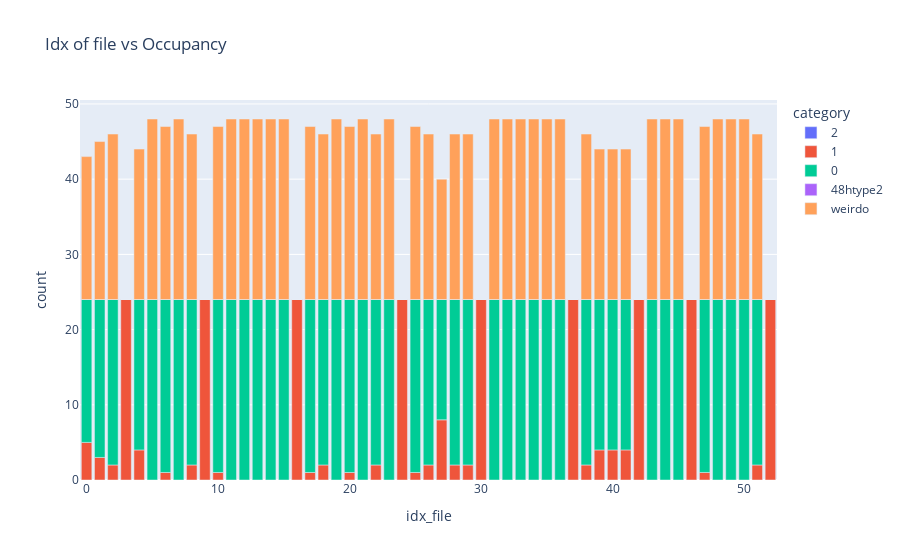

Write notebook code for a chart like this one.
### Code cell
Movement.Occupancy.get_occupancy(df_mapping_metainfo, coor_ref_structure_48n24_expanded, tuple_cage_metainfo, el = "Li")
df_occupancy = Plot.Movement.Occupancy.plot_occupancy(df_mapping_metainfo, category_labels_occupancy)

### Figure 1 — Plotly figure (JSON) as saved in the notebook; plotly's stock layout.template omitted (floating-point values rounded to 4 significant figures)
{"data": [{"alignmentgroup": "True", "hovertemplate": "category=2<br>idx_file=%{x}<br>count=%{y}<extra></extra>", "legendgroup": "2", "marker": {"color": "#636efa", "pattern": {"shape": ""}}, "name": "2", "offsetgroup": "2", "orientation": "v", "showlegend": true, "textposition": "auto", "type": "bar", "x": [0, 1, 2, 3, 4, 5, 6, 7, 8, 9, 10, 11, 12, 13, 14, 15, 16, 17, 18, 19, 20, 21, 22, 23, 24, 25, 26, 27, 28, 29, 30, 31, 32, 33, 34, 35, 36, 37, 38, 39, 40, 41, 42, 43, 44, 45, 46, 47, 48, 49, 50, 51, 52], "xaxis": "x", "y": [0, 0, 0, 0, 0, 0, 0, 0, 0, 0, 0, 0, 0, 0, 0, 0, 0, 0, 0, 0, 0, 0, 0, 0, 0, 0, 0, 0, 0, 0, 0, 0, 0, 0, 0, 0, 0, 0, 0, 0, 0, 0, 0, 0, 0, 0, 0, 0, 0, 0, 0, 0, 0], "yaxis": "y"}, {"alignmentgroup": "True", "hovertemplate": "category=1<br>idx_file=%{x}<br>count=%{y}<extra></extra>", "legendgroup": "1", "marker": {"color": "#EF553B", "pattern": {"shape": ""}}, "name": "1", "offsetgroup": "1", "orientation": "v", "showlegend": true, "textposition": "auto", "type": "bar", "x": [0, 1, 2, 3, 4, 5, 6, 7, 8, 9, 10, 11, 12, 13, 14, 15, 16, 17, 18, 19, 20, 21, 22, 23, 24, 25, 26, 27, 28, 29, 30, 31, 32, 33, 34, 35, 36, 37, 38, 39, 40, 41, 42, 43, 44, 45, 46, 47, 48, 49, 50, 51, 52], "xaxis": "x", "y": [5, 3, 2, 24, 4, 0, 1, 0, 2, 24, 1, 0, 0, 0, 0, 0, 24, 1, 2, 0, 1, 0, 2, 0, 24, 1, 2, 8, 2, 2, 24, 0, 0, 0, 0, 0, 0, 24, 2, 4, 4, 4, 24, 0, 0, 0, 24, 1, 0, 0, 0, 2, 24], "yaxis": "y"}, {"alignmentgroup": "True", "hovertemplate": "category=0<br>idx_file=%{x}<br>count=%{y}<extra></extra>", "legendgroup": "0", "marker": {"color": "#00cc96", "pattern": {"shape": ""}}, "name": "0", "offsetgroup": "0", "orientation": "v", "showlegend": true, "textposition": "auto", "type": "bar", "x": [0, 1, 2, 3, 4, 5, 6, 7, 8, 9, 10, 11, 12, 13, 14, 15, 16, 17, 18, 19, 20, 21, 22, 23, 24, 25, 26, 27, 28, 29, 30, 31, 32, 33, 34, 35, 36, 37, 38, 39, 40, 41, 42, 43, 44, 45, 46, 47, 48, 49, 50, 51, 52], "xaxis": "x", "y": [19, 21, 22, 0, 20, 24, 23, 24, 22, 0, 23, 24, 24, 24, 24, 24, 0, 23, 22, 24, 23, 24, 22, 24, 0, 23, 22, 16, 22, 22, 0, 24, 24, 24, 24, 24, 24, 0, 22, 20, 20, 20, 0, 24, 24, 24, 0, 23, 24, 24, 24, 22, 0], "yaxis": "y"}, {"alignmentgroup": "True", "hovertemplate": "category=48htype2<br>idx_file=%{x}<br>count=%{y}<extra></extra>", "legendgroup": "48htype2", "marker": {"color": "#ab63fa", "pattern": {"shape": ""}}, "name": "48htype2", "offsetgroup": "48htype2", "orientation": "v", "showlegend": true, "textposition": "auto", "type": "bar", "x": [0, 1, 2, 3, 4, 5, 6, 7, 8, 9, 10, 11, 12, 13, 14, 15, 16, 17, 18, 19, 20, 21, 22, 23, 24, 25, 26, 27, 28, 29, 30, 31, 32, 33, 34, 35, 36, 37, 38, 39, 40, 41, 42, 43, 44, 45, 46, 47, 48, 49, 50, 51, 52], "xaxis": "x", "y": [0, 0, 0, 0, 0, 0, 0, 0, 0, 0, 0, 0, 0, 0, 0, 0, 0, 0, 0, 0, 0, 0, 0, 0, 0, 0, 0, 0, 0, 0, 0, 0, 0, 0, 0, 0, 0, 0, 0, 0, 0, 0, 0, 0, 0, 0, 0, 0, 0, 0, 0, 0, 0], "yaxis": "y"}, {"alignmentgroup": "True", "hovertemplate": "category=weirdo<br>idx_file=%{x}<br>count=%{y}<extra></extra>", "legendgroup": "weirdo", "marker": {"color": "#FFA15A", "pattern": {"shape": ""}}, "name": "weirdo", "offsetgroup": "weirdo", "orientation": "v", "showlegend": true, "textposition": "auto", "type": "bar", "x": [0, 1, 2, 3, 4, 5, 6, 7, 8, 9, 10, 11, 12, 13, 14, 15, 16, 17, 18, 19, 20, 21, 22, 23, 24, 25, 26, 27, 28, 29, 30, 31, 32, 33, 34, 35, 36, 37, 38, 39, 40, 41, 42, 43, 44, 45, 46, 47, 48, 49, 50, 51, 52], "xaxis": "x", "y": [19, 21, 22, 0, 20, 24, 23, 24, 22, 0, 23, 24, 24, 24, 24, 24, 0, 23, 22, 24, 23, 24, 22, 24, 0, 23, 22, 16, 22, 22, 0, 24, 24, 24, 24, 24, 24, 0, 22, 20, 20, 20, 0, 24, 24, 24, 0, 23, 24, 24, 24, 22, 0], "yaxis": "y"}], "layout": {"barmode": "relative", "legend": {"title": {"text": "category"}, "tracegroupgap": 0}, "title": {"text": "Idx of file vs Occupancy"}, "xaxis": {"anchor": "y", "domain": [0, 1], "title": {"text": "idx_file"}}, "yaxis": {"anchor": "x", "domain": [0, 1], "title": {"text": "count"}}}}
